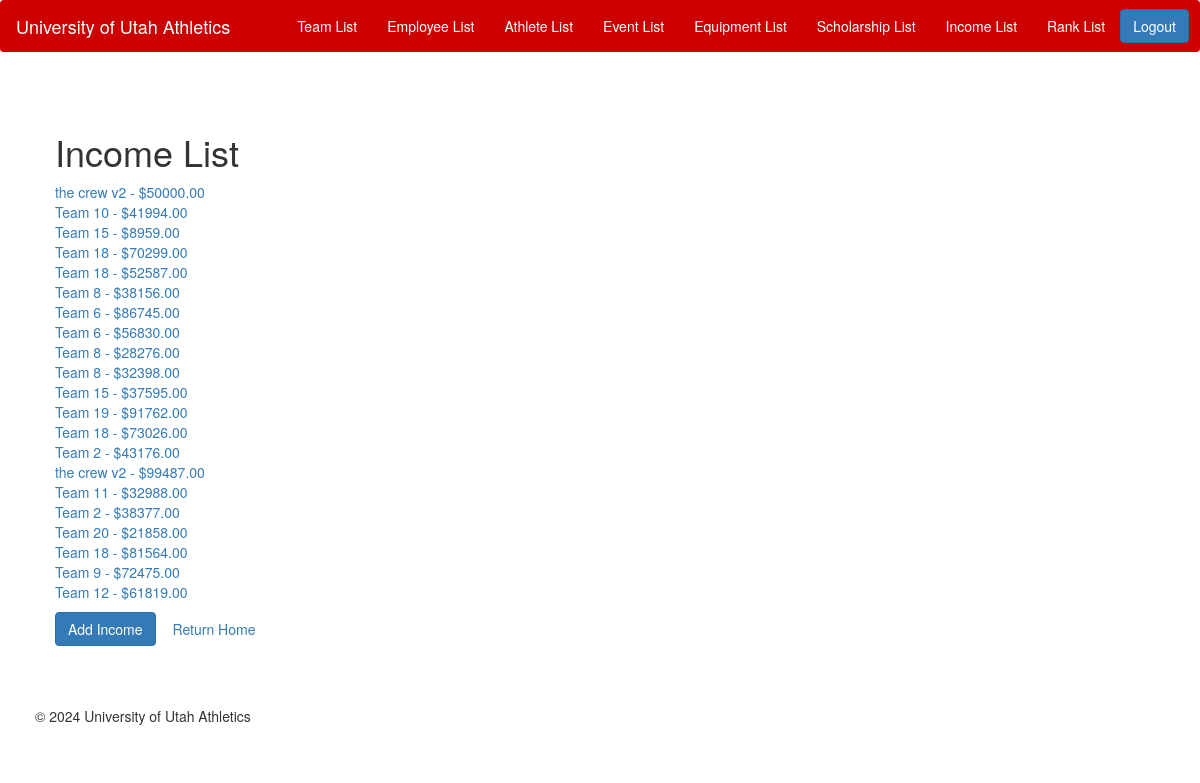
The page /athletics/income/list/ on the database its author committed.
### athletics/models.py (models this page shows)
class Income(models.Model):
    income_type_choices = [
        ('DN', 'Donation'),
        ('GR', 'Grant'),
        ('FN', 'Fundraiser'),
    ]
    income_id=models.AutoField(primary_key=True)
    team = models.ForeignKey(Team, on_delete=models.CASCADE)
    type = models.CharField(max_length=15, choices=income_type_choices)
    amount = models.DecimalField(max_digits=10, decimal_places=2)
    date_recorded = models.DateField()

class Team(models.Model):
    team_id = models.AutoField(primary_key=True)
    team_name = models.CharField(max_length=100)
    type = models.CharField(max_length=50)
    email = models.CharField(max_length=50)
    established_date = models.DateField()
    employees = models.ManyToManyField('Employee', related_name='teams_associated', blank=True)
    def __str__(self):
        return self.team_name

### athletics/views.py (the view)
# urls.py: path('income/list/', views.IncomeList.as_view(), name='income-list'),
class IncomeList(ListView):
    model = Income
    template_name = 'income_list.html'
    context_object_name = 'incomes'

### athletics/templates/income_list.html (shortened to what this page needs)
{% extends 'base.html' %}
{% block content %}
<div class="container">
    <div class="row">
        <div class="col-md-6 offset-md-3">
            <h1 class="mt-4">Income List</h1>
            <ul class="list-unstyled">
                {% for income in incomes %}
                    <li><a href="{% url 'income-details' income.pk %}">{{ income.team }} - ${{ income.amount }}</a></li>
                {% endfor %}
            </ul>
            <a href="/athletics/income/add/" class="btn btn-primary">Add Income</a>
            <a href="/athletics/home/" class="btn btn-secondary">Return Home</a>
        </div>
    </div>
</div>
{% endblock %}

### athletics/static/css/styles.css (style rules this page uses)
body { background-color: #FFFFFF; }
.container { padding: 20px; }

### rows shown on the page
Income: team "the crew v2", amount "50000.00"
Income: team "Team 10", amount "41994.00"
Income: team "Team 15", amount "8959.00"
Income: team "Team 18", amount "70299.00"
Income: team "Team 18", amount "52587.00"
Income: team "Team 8", amount "38156.00"
Income: team "Team 6", amount "86745.00"
Income: team "Team 6", amount "56830.00"
Income: team "Team 8", amount "28276.00"
Income: team "Team 8", amount "32398.00"
Income: team "Team 15", amount "37595.00"
Income: team "Team 19", amount "91762.00"
Income: team "Team 18", amount "73026.00"
Income: team "Team 2", amount "43176.00"
Income: team "the crew v2", amount "99487.00"
Income: team "Team 11", amount "32988.00"
Income: team "Team 2", amount "38377.00"
Income: team "Team 20", amount "21858.00"
Income: team "Team 18", amount "81564.00"
Income: team "Team 9", amount "72475.00"
Income: team "Team 12", amount "61819.00"
